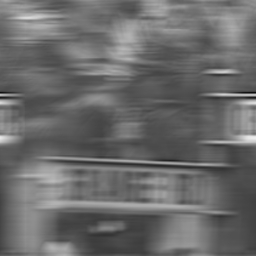
%> input picture images/sign-blurred.jpg, 256 x 256 px
$ octave lab2MotionBlur.m   (GNU Octave 9; MATLAB toolbox functions it lacks are replaced by stand-ins)
%> lines starting %> are read from the running program, lines starting %| are printed output that depends on the picture; in (x1, y1, x2, y2) boxes, pixels count from 0 and x2, y2 are one past the last pixel; in counts of white or black regions, pixels touching at a corner belong together; the program's own positions count from 1
% Experiment 2 - Elimination of Motion Blur

% part (a)

im = imread('sign-blurred.jpg');
%> im is the input picture: size 256x256 uint8; min 12, max 235, mean 106.1
figure('name','Original image with simulated horizontal motion blur');
imshow(im) % displaying original image

% part (c)

G = fft2(im); % G now contains the fourier tranform of the image im
S = abs(G).^2; % The power spectrum is just the square of the modulus of the Fourier Transform
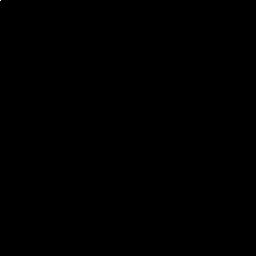
%> S: size 256x256 double; min 1.35, max 4.84e+13, mean 787078875; drawn with min black and max white

figure('name','Power Spectrum with FFTSHIFT');
imagesc(fftshift(S.^0.1)); % fftshift is needed to put the dc component (frequency=0) in the centre
colormap('default');
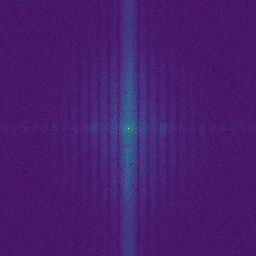
%> displayed picture: size 256x256x3, on the screen's scale of 0 to 255; mean R, G, B 71.2, 29.1, 109.8

% part (e)
h = zeros(26);
for n= 1:26
    h(13,n)=1;
end
h % the final rectangular impulse is created

H = fft2(h,256,256); % H is the fourier transform of the rectangular impulse
SNR = 10; % signal to noise ratio is fixed to 1
Result = (conj(H)*G)/(abs(H).^2 + (1/SNR));
% result is calculated based on the Wiener filter formula

FinalImage = uint8(real(ifft2(Result))); % Inverse fourier transform is used to get the final image
figure('name','Final Image');
imshow(Result) % displaying final image
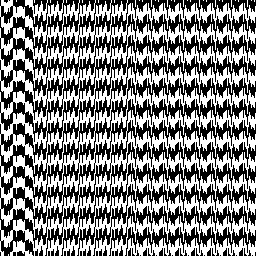
%> displayed picture: size 256x256, on the screen's scale of 0 to 255; 50% white; 36 white regions (32 under 20 px), largest, box (x1, y1, x2, y2) and area: (0, 0, 256, 256) 31020, (127, 238, 256, 256) 1271, (25, 0, 48, 24) 205, (10, 240, 33, 256) 170
